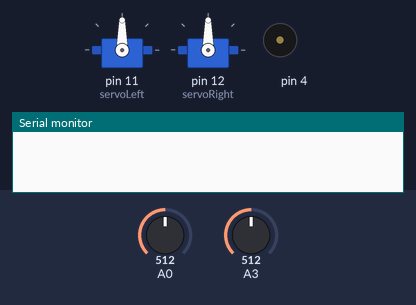
A sketch run on a simulated Arduino Uno, built with avr-gcc and run on an emulated ATmega328P. Parts: 2 × servo, buzzer (waves = sounding), the last lines printed to the serial monitor. Inputs (shaded band) come from the test bench; at power-on: A0 = 512, A3 = 512.

Above: at 1.8 s.
1.9 s: A0 set to 716
At 2.8 s:
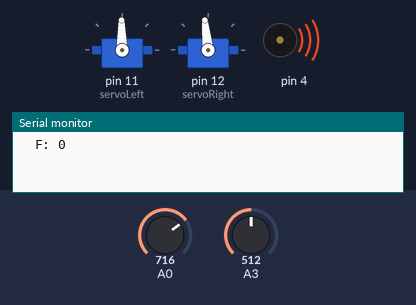
4.4 s: A3 set to 900
At 6.4 s:
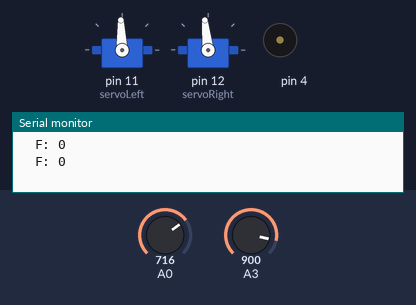
Timing chart, 0 to 13.4 s (numbered marks = the images above; inputs shaded):
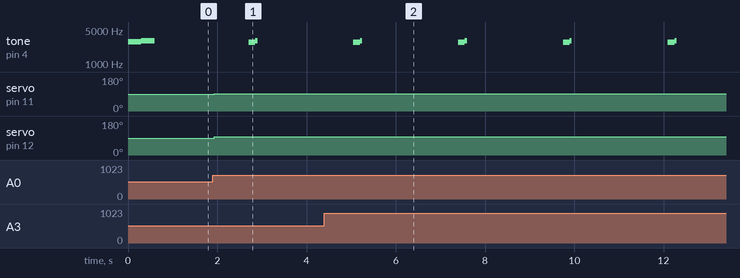

The sketch:

Jims_TCT_Robot_Code.ino
```cpp
/*
 * Move toward the light
 * Compare inputs from left and right shrouded phototransistors (see photo).
 * If you see more light in right detector move to left.
 * If you see more light in left detector move to right.
 * The best position for this temporary setup is detectors pointing slightly outlide
 * of the target \/.
 * Speed here is intentionally slow
 */

//    servoLeft.detach();                      // Stop servo signals
//    servoRight.detach();
//  servoLeft.writeMicroseconds(1700);         // Full speed forward
//  servoRight.writeMicroseconds(1300);

// First Complete Run from Road to Garage7/27/2015 10:15 pm
// NOTES
// Noted shift to right (possibly due to optical assy alignment
// (skimmed rubber door gasket slightly but continued
// Started vehicle 3 ft to Left
// Reduced minimum operating level to .05V
// Noted what appeared to be a "start from dark" problem with sensors
//     If you follow the light out to the destination it will work
//     but finding the light from the destination was impossible.
//     Later I noted you seem to be able to excited the sensor
//     and it would remain excited for some time (guess 10 sec).
//     (possible shift to photo diodes/transistor)
// Best alignment seems to be right tube at target, left tube at angle
// pointed to target (angle toward right tube).  Paralled appers to
// not be useful (possibly due to differences in tubes.
// ACTION ITEMS
// 1. Align and test r/l tubes in center with same angle
//      Confirm "center" of both tubes and align or make new tubes.
// 2. possible use of tubes (or left right blocks on source to avoid shifting

//  ALIGNMENT PROCEDURE
//
// 1.  With tubes in parallel:
//        Used Debug = 2 to set the tubes to equal voltage when pointed and light source. 3.2V at 10ft.
// 2.  Adjusted min threshold to high value (current 2.0 - getting 3.2 out of both tubes.
// 3.  Put tubes as slight angle out at front (maybe 2-3 degrees).//     (might need to automate this again).  balance
//        Adjust using debug 2
// 4.  Move optics (as a whole) to align robot running true to target

#include <Servo.h>                           // Include servo library

Servo servoLeft;                             // Declare left and right servos
Servo servoRight;
float minValidVoltageSetpoint =2.0;         // Minimum Voltage to operate the optic at
float endTravelVolageSetpoint =4.5;         // Setpoint for end of trip
int startupSuccessful =0;                   // successful start (voltage above minimum etc)
int endTravelFound =0;                      // End of trip discovered
float sensorBalance = 1.12;                 // used to balance two sensors
int debug = 3;                              // 2=calibrate optics steering, 3=cal transition counter (of lamp)
long printline = 0;                         // Use to control periodic printing/resets

//  Used for averaging inputs for freq detection and steering
float analogInValsA1;
float analogInValsA2;
float analogInValsA3;
float analogInValsA4;
float analogAvValA;

float analogInValsB1;
float analogInValsB2;
float analogInValsB3;
float analogInValsB4;
float analogAvValB;
float analogInAvDif;

float analogInValsC1;
float analogInValsC2;
float analogInValsC3;
float analogInValsC4;
float analogAvValC;

// Use to pick highest voltage optical inputs for A and B
float Volts1 = 0.0;  //Used for A
float Volts2 = 0.0;
float Volts3 = 0.0;
float Volts4 = 0.0;
float Volts5 = 0.0;  //Used for B
float Volts6 = 0.0;
float Volts7 = 0.0;
float Volts8 = 0.0;

float ratioTarget = 1.2; // defines minimum change that could
                         // be called a transition of lamp soruce


float voltsA = 0.0;       // Peak or average signal from optical device A
float voltsB = 0.0;       // Peak or average signal from optical device B
float ratioA = 0.0;       // Ratio of change of input A
float ratioB = 0.0;       // Ratio of change of input B

long changeCount = 0;      // Hom many transitions did you find?
long changeCountMin = 2;  // Minimum transitions per cycle for your source (souce is blinking)
long changeCountMax = 5;  // Maximum transitions per cycle for your source (souce is blinking)
int freqLimit_Exceeded =0; // Number of lamp transitions below or above limits


void setup()                                 // Built-in initialization block
{
  tone(4, 2900, 300);                       // Start tone - .5 second
  delay(300);                               // Delay to finish tone
  tone(4, 3000, 300);                       // Start tone - .5 second
  delay(300);    // Delay to finish tone
  Serial.begin(19200);
}


void loop()                                  // Main loop auto-repeats
{

printline = ++printline;
if (printline == 50)
  {

    printline=0;
    if (debug > 0)
    {
    Serial.print("  F: ");
    Serial.println(changeCount);
    }

    freqLimit_Exceeded = 0;
    if (changeCount > changeCountMax || changeCount < changeCountMin)
    {
      freqLimit_Exceeded;
      if (debug > 0)
        {
        beepMulti(50);
        }
    }
    changeCount = 0;
    beepHigh(50);
///    delay(200);    // delay only on print cycle

  }

  // Get average input values to detect a transition
  analogInValsA1 = volts(A0);
  analogInValsA2 = volts(A0);
  analogInValsA3 = volts(A0);
  analogInValsA4 = volts(A0);
  analogAvValA   =(analogInValsA1 +  //Average values
                   analogInValsA2 +
                   analogInValsA3 +
                   analogInValsA4) / 4.0;
  delay(10);   //Time delay to ammempt to catch transition
  analogInValsB1 = volts(A0);
  analogInValsB2 = volts(A0);
  analogInValsB3 = volts(A0);
  analogInValsB4 = volts(A0);
  analogAvValB   =(analogInValsB1 +   //Average values
                   analogInValsB2 +
                   analogInValsB3 +
                   analogInValsB4) / 4.0;
  ratioA = analogAvValB / analogAvValA;  // What was size of transition

  voltsA = analogAvValC;

  analogInValsC1 = volts(A3);
  analogInValsC2 = volts(A3);
  analogInValsC3 = volts(A3);
  analogInValsC4 = volts(A3);
  analogAvValC   =(analogInValsC1 +
                   analogInValsC2 +
                   analogInValsC3 +
                   analogInValsC4) / 4.0;
  voltsB = analogAvValC;

  if(ratioA > ratioTarget)      // Was the transition big enough
                                // to count??
  {
    if (debug == 3)
       {
       Serial.print(printline);   //print cycle number in debug
       Serial.print(" B>A ");
       Serial.println(ratioA);
       }
    changeCount = ++changeCount;  // Count valid transitions
  }

  ratioB = analogAvValA / analogAvValB; //tranistion in other direction
  if(ratioB > ratioTarget)
  {
     if (debug == 3)
       {
       Serial.print(printline);
       Serial.print(" A>B ");
       Serial.println(ratioB);
       }
    changeCount = ++changeCount; // Count valid transitions (other direction)
  }

// Gather and average voltages and get peaks from both sensors
 Volts1 =  volts(A0);
 Volts5 =  volts(A3);
 delay(10);
 Volts2 =  volts(A0);
 Volts6 =  volts(A3);
 delay(10);
 Volts3 =  volts(A0);
 Volts7 =  volts(A3);
  delay(10);
 Volts4 =  volts(A0);
 Volts8 =  volts(A3);

 voltsA=Volts1;    //Get highet value
 if(Volts2 > voltsA){voltsA = Volts2;}
 if(Volts3 > voltsA){voltsA = Volts3;}
 if(Volts4 > voltsA){voltsA = Volts4;}

 voltsB=Volts5;    //Get highest value
 if(Volts6 > voltsA){voltsB = Volts6;}
 if(Volts7 > voltsA){voltsB = Volts7;}
 if(Volts8 > voltsA){voltsB = Volts8;}

// voltsA is peak value for A input
// voltsB is peak value for B input

// Verify miminum requied voltages and compare sensor values
// and control the drive motors from the data.

  if(voltsA > minValidVoltageSetpoint &&
     voltsB > minValidVoltageSetpoint)
  {
    if(startupSuccessful == 0)      // Successful Startup detected
    {
      servoLeft.attach(11);                      // Attach left signal to pin 13
      servoRight.attach(12);                     // Attach right signal to pin 12
      startupSuccessful = 1;                     // lock out this section in future
    }

    //  Detect End Of Trip (Stop Servos)
    // Stop Servo's and Play Shutdown Tune  High>>>>Lowwww
    if(voltsA > endTravelVolageSetpoint ||
       voltsB > endTravelVolageSetpoint)
    {

      if (debug < 3)
      {
        beepLampReached(300);
      }
      else
      {
        servoLeft.detach();                      // Stop servo signals
        servoRight.detach();
      }
      endTravelFound =1;
    }

     //Check for minimum voltage before starting
     //guidance section
     if(voltsA > minValidVoltageSetpoint &&
     voltsB > minValidVoltageSetpoint)
    {
      if (debug  == 2)
         {
         Serial.print("Volts L: ");
         Serial.print(voltsA);
         Serial.print("  R: ");
         Serial.println(voltsB);
         }
      if(voltsA > voltsB)      // LEFT Sensor High (Turn LEFT)
      {
        turnLeft(100);
      }

      if(voltsA < voltsB)        // RIGHT Sensor High (TURN RIGHT)
      {
       turnRight(100);
      }
    }
  }
  else
  {
    if (debug == 2)  // Sensor Input is below minimum value beep beep beep beep
     {
       beepMulti(40);
     }

  }
}


float volts(int adPin)                       // Measures volts at adPin
{                                            // Returns floating point voltage
 return float(analogRead(adPin)) * 5.0 / 1024.0;
}


void turnLeft(int time)                      // Left turn function
{

  //   servoLeft.writeMicroseconds(1480);        // Left wheel counterclockwise
  //   servoRight.writeMicroseconds(1530);       // Right wheel clockwise

     servoLeft.writeMicroseconds(1480);        // Left wheel counterclockwise
     servoRight.writeMicroseconds(1536);       // Right wheel clockwise
     if (debug == 2)
     {
       beepHigh(200);
       Serial.print("<< LEFT Volts L: ");
       Serial.print(voltsA);
       Serial.print("  R: ");
       Serial.println(voltsB);
     }
}

void turnRight(int time)                     // Right turn function
{

//     servoLeft.writeMicroseconds(1494);        // Left wheel counterclockwise
//     servoRight.writeMicroseconds(1530);       // Right wheel clockwise

     servoLeft.writeMicroseconds(1490);        // Left wheel counterclockwise
     servoRight.writeMicroseconds(1530);       // Right wheel clockwise
     if (debug == 2)
     {
       beepLow(200);
       Serial.print(">> RIGHT Volts L: ");
       Serial.print(voltsA);
       Serial.print("  R: ");
       Serial.println(voltsB);
     }
}

void beepHigh(int time)                      //
{
    tone(4, 3000, time);                       //  high pitch beep
    delay(time);
}

void beepLow(int time)                      // low pitch beep
{
    tone(4, 2800, time);
    delay(time);
}

void beepMulti(int time)                      // Left turn function
{
    tone(4, 2800, time);                       // Play RIGHT sensor sound
    delay(time);                               // Delay to finish tone
    tone(4, 2800, time);                       // Play RIGHT sensor sound
    delay(time);                               // Delay to finish tone
    tone(4, 2800, time);                       // Play RIGHT sensor sound
    delay(time);                               // Delay to finish tone
}


void beepLampReached(int time)                      // Left turn function
{
     tone(4, 3000, time);                       // Play high tone for .1 second
      delay(time);                               // Delay to finish tone
      tone(4, 2800, time);                       // Play low tone for .1 second
      delay(time);
}
```

Measured:
- after the input at 1.9 s, servo on pin 11 (servoLeft): 90° → 91° at once; servo on pin 12 (servoRight): 90° → 96° at once
- after the input at 4.4 s, servo on pin 11 (servoLeft): 91° → 92° at once
- by itself, tone on pin 4: repeats every 2.3 s: 3000 Hz 0.05 s, silent 2.1 s, 2800 Hz 0.15 s
